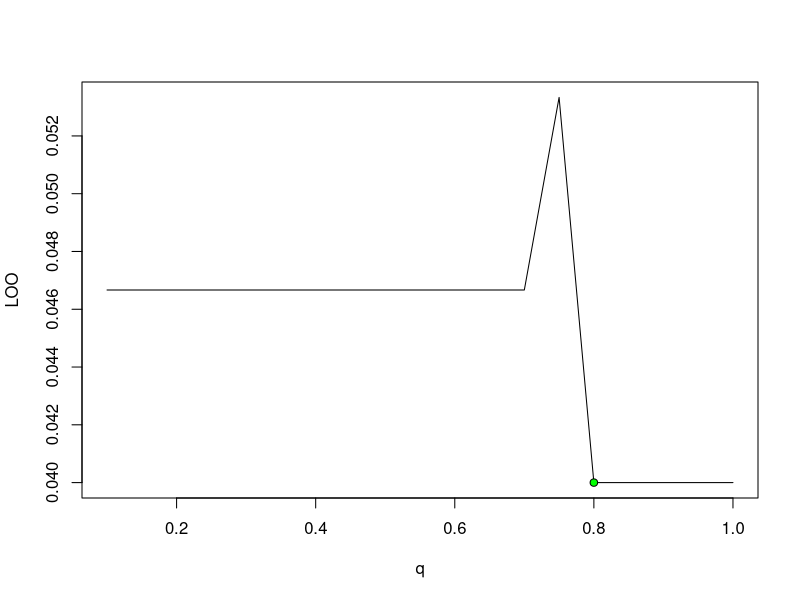

The R source for this figure:
# euclid distance
dist <- function(a, b) {
  return (sqrt(sum( (a - b) ^ 2)))
}

# kNN algo
knn <- function(dat, p, k = c(6)) {
  # calculate distances to each node in data
  dists <- vector("list", length(dat[[1]]))
  for (i in 1:length(dat[[1]])) {
    dists[[i]] <- dist(dat[i,][1:2], p)
  }
  
  # add distance to initial data
  dat <- data.frame(dat, "Distance" = unlist(dists))
  # sort data by distance
  dat <- dat[order(dat$Distance),]

  res <- list()  
  for (i in seq(length(k))) {
    # take first k values from data
    datK <- head(dat, k[i])
    # count occurances of each group
    occs <- summary(datK$Species)
    # most occuring group  
    res[i] <- names(sort(occs, decreasing = TRUE))[1]
  }
  
  return (unlist(res))
}

# Perform LOOCV on 'algo' with 'dat' 
loocv1 <- function(dat, algo, k) {
  l <- length(dat[[1]])
  correct <- rep(0, length(k))
  
  for (i in seq(l)) {
    trainData <- dat[-i, ]
    control <- dat[i, ]
    
    res <- algo(trainData, control[1:2], k)
    correct <- correct + (res != control$Species)
  }
  
  return (correct/l)
}

# plot LOO(k)
looFromK <- function(dat, algo, k) {
  res <- loocv1(dat, algo, k)
  lfromk <- data.frame("k"=k, "LOO"=res)
  plot(lfromk, type="l")
  
  # best k with lowest Q
  m = lfromk[which.min(lfromk$LOO),]
  points(m, pch=21, bg="green")
  
  return (m)
}

# kwNN algo
kwnn <- function(dat, p, k=6, q = c(0.8)) {
  # calculate distances to each node in data
  dists <- vector("list", length(dat[[1]]))
  for (i in 1:length(dat[[1]])) {
    dists[[i]] <- dist(dat[i,][1:2], p)
  }
  
  # add distance to initial data
  dat <- data.frame(dat, "Distance" = unlist(dists))
  # sort data by distance
  dat <- dat[order(dat$Distance),]
  
  res <- list()
  # take first k values from data
  datK <- head(dat, k)
  
  freq <- as.list(rep(0, length(levels(dat$Species))))
  names(freq) = levels(dat$Species)
  
  for (j in seq(length(q))) {
    for (l in seq(k)) {
      e <- datK[l,]
      freq[[e$Species]] <- freq[[e$Species]] + q[j] ^ l
    }
    # most occuring group  
    res[j] <- names(sort(unlist(freq), decreasing = TRUE))[1]
  }
  
  return (unlist(res))
}

# Perform LOOCV on 'algo' with 'dat' 
loocv2 <- function(dat, algo, q) {
  l <- length(dat[[1]])
  correct <- rep(0, length(q))
  
  for (i in seq(l)) {
    trainData <- dat[-i, ]
    control <- dat[i, ]
    
    res <- algo(trainData, control[1:2], q=q)
    correct <- correct + (res != control$Species)
  }
  
  return (correct/l)
}

# plot LOO(k)
looFromW <- function(dat, algo, q) {
  res <- loocv2(dat, algo, q)
  print(res)
  lfromk <- data.frame("q"=q, "LOO"=res)
  plot(lfromk, type="l")
  
  # best k with lowest Q
  m = lfromk[which.min(lfromk$LOO),]
  points(m, pch=21, bg="green")
  
  return (m)
}

# example of usage
demo <- function(algo) {
  # get data and plot it
  dat <- iris[3:5]
  colors <- c("setosa" = "red", "versicolor" = "green", "virginica" = "blue")
  plot(dat[1:2], pch = 21, col = colors[dat$Species], bg = colors[dat$Species])
  
  # classification map
  for (i in seq(1.0, 7.0, 0.1)) {
    for (j in seq(0.1, 2.5, 0.1)) {
      cl <- algo(dat, c(i, j))
      points(i, j, pch = 21, col = colors[cl])
    }
  }
}

#demo(knn)
#demo(kwnn)

#res <- knn(iris[3:5], c(5, 1.5))
#print(res)

#res <- loocv1(iris[3:5], knn, k=1:150)
#print(res)

#res <- looFromK(iris[3:5], knn, 1:150)
#print(res)

#res <- kwnn(iris[3:5], c(5, 1.5), w=c(0.5, 0.6))
#print(res)

#res <- loocv2(iris[3:5], kwnn, q=seq(0.05, 1, 0.05))
#print(res)

res <- looFromW(iris[3:5], kwnn, q=seq(0.1, 1, 0.05))
print(res)
